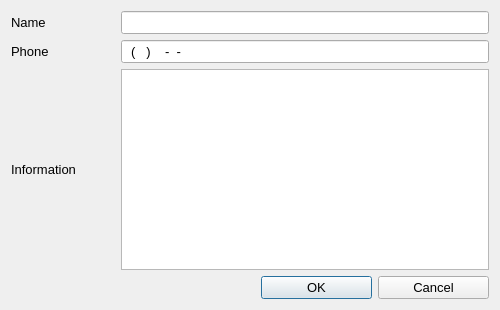
<?xml version="1.0" encoding="UTF-8"?>
<ui version="4.0">
 <class>DialogNewContact</class>
 <widget class="QDialog" name="DialogNewContact">
  <property name="geometry">
   <rect>
    <x>0</x>
    <y>0</y>
    <width>500</width>
    <height>310</height>
   </rect>
  </property>
  <property name="minimumSize">
   <size>
    <width>500</width>
    <height>310</height>
   </size>
  </property>
  <property name="maximumSize">
   <size>
    <width>500</width>
    <height>310</height>
   </size>
  </property>
  <property name="font">
   <font>
    <pointsize>10</pointsize>
   </font>
  </property>
  <property name="focusPolicy">
   <enum>Qt::TabFocus</enum>
  </property>
  <property name="windowTitle">
   <string>Dialog</string>
  </property>
  <layout class="QVBoxLayout" name="verticalLayout">
   <item>
    <layout class="QHBoxLayout" name="horizontalLayout_3">
     <item>
      <widget class="QLabel" name="lbName">
       <property name="sizePolicy">
        <sizepolicy hsizetype="Preferred" vsizetype="Minimum">
         <horstretch>0</horstretch>
         <verstretch>0</verstretch>
        </sizepolicy>
       </property>
       <property name="font">
        <font>
         <pointsize>10</pointsize>
        </font>
       </property>
       <property name="text">
        <string>Name</string>
       </property>
      </widget>
     </item>
     <item>
      <widget class="QLineEdit" name="leName">
       <property name="sizePolicy">
        <sizepolicy hsizetype="Fixed" vsizetype="Fixed">
         <horstretch>0</horstretch>
         <verstretch>0</verstretch>
        </sizepolicy>
       </property>
       <property name="minimumSize">
        <size>
         <width>368</width>
         <height>0</height>
        </size>
       </property>
       <property name="font">
        <font>
         <pointsize>10</pointsize>
        </font>
       </property>
      </widget>
     </item>
    </layout>
   </item>
   <item>
    <layout class="QHBoxLayout" name="horizontalLayout_2">
     <item>
      <widget class="QLabel" name="lbPhone">
       <property name="font">
        <font>
         <pointsize>10</pointsize>
        </font>
       </property>
       <property name="text">
        <string>Phone</string>
       </property>
      </widget>
     </item>
     <item>
      <widget class="QLineEdit" name="lePhone">
       <property name="sizePolicy">
        <sizepolicy hsizetype="Fixed" vsizetype="Fixed">
         <horstretch>0</horstretch>
         <verstretch>0</verstretch>
        </sizepolicy>
       </property>
       <property name="minimumSize">
        <size>
         <width>368</width>
         <height>0</height>
        </size>
       </property>
       <property name="font">
        <font>
         <pointsize>10</pointsize>
        </font>
       </property>
       <property name="inputMethodHints">
        <set>Qt::ImhDigitsOnly</set>
       </property>
       <property name="inputMask">
        <string notr="true">9 (999) 999-99-99</string>
       </property>
       <property name="text">
        <string notr="true"> () --</string>
       </property>
       <property name="cursorPosition">
        <number>0</number>
       </property>
       <property name="placeholderText">
        <string notr="true"># (###) ###-##-##</string>
       </property>
       <property name="clearButtonEnabled">
        <bool>false</bool>
       </property>
      </widget>
     </item>
    </layout>
   </item>
   <item>
    <layout class="QHBoxLayout" name="horizontalLayout">
     <item>
      <widget class="QLabel" name="lbInformation">
       <property name="sizePolicy">
        <sizepolicy hsizetype="Preferred" vsizetype="Fixed">
         <horstretch>0</horstretch>
         <verstretch>0</verstretch>
        </sizepolicy>
       </property>
       <property name="font">
        <font>
         <pointsize>10</pointsize>
        </font>
       </property>
       <property name="text">
        <string>Information</string>
       </property>
      </widget>
     </item>
     <item>
      <widget class="QTextEdit" name="teInformation">
       <property name="sizePolicy">
        <sizepolicy hsizetype="Maximum" vsizetype="Expanding">
         <horstretch>0</horstretch>
         <verstretch>0</verstretch>
        </sizepolicy>
       </property>
       <property name="minimumSize">
        <size>
         <width>368</width>
         <height>0</height>
        </size>
       </property>
       <property name="font">
        <font>
         <pointsize>10</pointsize>
        </font>
       </property>
      </widget>
     </item>
    </layout>
   </item>
   <item>
    <layout class="QHBoxLayout" name="horizontalLayout_4">
     <property name="sizeConstraint">
      <enum>QLayout::SetMinimumSize</enum>
     </property>
     <property name="leftMargin">
      <number>250</number>
     </property>
     <property name="rightMargin">
      <number>0</number>
     </property>
     <item>
      <widget class="QPushButton" name="btOk">
       <property name="sizePolicy">
        <sizepolicy hsizetype="Minimum" vsizetype="Fixed">
         <horstretch>0</horstretch>
         <verstretch>0</verstretch>
        </sizepolicy>
       </property>
       <property name="text">
        <string>OK</string>
       </property>
      </widget>
     </item>
     <item>
      <widget class="QPushButton" name="btCancel">
       <property name="sizePolicy">
        <sizepolicy hsizetype="Minimum" vsizetype="Fixed">
         <horstretch>0</horstretch>
         <verstretch>0</verstretch>
        </sizepolicy>
       </property>
       <property name="text">
        <string>Cancel</string>
       </property>
      </widget>
     </item>
    </layout>
   </item>
  </layout>
 </widget>
 <resources/>
 <connections/>
</ui>
